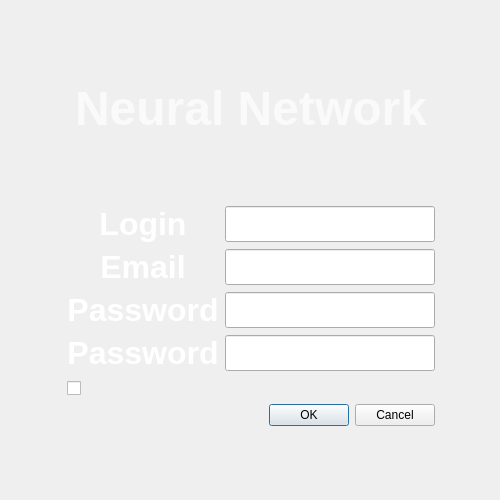
<?xml version="1.0" encoding="UTF-8"?>
<ui version="4.0">
 <class>reg</class>
 <widget class="QWidget" name="reg">
  <property name="geometry">
   <rect>
    <x>0</x>
    <y>0</y>
    <width>500</width>
    <height>500</height>
   </rect>
  </property>
  <property name="windowTitle">
   <string>Registration</string>
  </property>
  <property name="layoutDirection">
   <enum>Qt::LeftToRight</enum>
  </property>
  <property name="autoFillBackground">
   <bool>true</bool>
  </property>
  <widget class="QLabel" name="background">
   <property name="enabled">
    <bool>false</bool>
   </property>
   <property name="geometry">
    <rect>
     <x>0</x>
     <y>-1</y>
     <width>500</width>
     <height>501</height>
    </rect>
   </property>
   <property name="sizePolicy">
    <sizepolicy hsizetype="Preferred" vsizetype="Preferred">
     <horstretch>0</horstretch>
     <verstretch>0</verstretch>
    </sizepolicy>
   </property>
   <property name="layoutDirection">
    <enum>Qt::LeftToRight</enum>
   </property>
   <property name="text">
    <string>&lt;html&gt;&lt;head/&gt;&lt;body&gt;&lt;p&gt;&lt;img src=&quot;:/picture/img/640.jpg&quot;/&gt;&lt;/p&gt;&lt;/body&gt;&lt;/html&gt;</string>
   </property>
  </widget>
  <widget class="QWidget" name="layoutWidget">
   <property name="geometry">
    <rect>
     <x>0</x>
     <y>10</y>
     <width>501</width>
     <height>481</height>
    </rect>
   </property>
   <layout class="QGridLayout" name="gridLayout">
    <item row="8" column="1" colspan="2">
     <widget class="QDialogButtonBox" name="buttonBox">
      <property name="enabled">
       <bool>true</bool>
      </property>
      <property name="font">
       <font>
        <family>MS Shell Dlg 2</family>
        <pointsize>14</pointsize>
        <weight>9</weight>
        <italic>false</italic>
        <bold>false</bold>
       </font>
      </property>
      <property name="cursor">
       <cursorShape>ArrowCursor</cursorShape>
      </property>
      <property name="styleSheet">
       <string notr="true">color: rgb(0, 0, 0);
font: 75 14pt &quot;MS Shell Dlg 2&quot;;</string>
      </property>
      <property name="orientation">
       <enum>Qt::Horizontal</enum>
      </property>
      <property name="standardButtons">
       <set>QDialogButtonBox::Cancel|QDialogButtonBox::Ok</set>
      </property>
      <property name="centerButtons">
       <bool>false</bool>
      </property>
     </widget>
    </item>
    <item row="0" column="1" colspan="2">
     <spacer name="verticalSpacer">
      <property name="orientation">
       <enum>Qt::Vertical</enum>
      </property>
      <property name="sizeHint" stdset="0">
       <size>
        <width>20</width>
        <height>40</height>
       </size>
      </property>
     </spacer>
    </item>
    <item row="1" column="1" colspan="2">
     <widget class="QLabel" name="title_NN">
      <property name="text">
       <string>&lt;html&gt;&lt;head/&gt;&lt;body&gt;&lt;p align=&quot;center&quot;&gt;&lt;span style=&quot; font-size:36pt; font-weight:600; color:#fafafa;&quot;&gt;Neural Network&lt;/span&gt;&lt;/p&gt;&lt;/body&gt;&lt;/html&gt;</string>
      </property>
     </widget>
    </item>
    <item row="9" column="1" colspan="2">
     <spacer name="verticalSpacer_3">
      <property name="orientation">
       <enum>Qt::Vertical</enum>
      </property>
      <property name="sizeHint" stdset="0">
       <size>
        <width>20</width>
        <height>40</height>
       </size>
      </property>
     </spacer>
    </item>
    <item row="7" column="1" colspan="2">
     <widget class="QCheckBox" name="consent">
      <property name="styleSheet">
       <string notr="true">font: 75 10pt &quot;MS Shell Dlg 2&quot;;
color: rgb(239, 239, 239);</string>
      </property>
      <property name="text">
       <string>Даю согласие на обработку персональных данных</string>
      </property>
     </widget>
    </item>
    <item row="4" column="1">
     <widget class="QLabel" name="title_Email">
      <property name="font">
       <font>
        <pointsize>24</pointsize>
       </font>
      </property>
      <property name="text">
       <string>&lt;html&gt;&lt;head/&gt;&lt;body&gt;&lt;p align=&quot;center&quot;&gt;&lt;span style=&quot; font-weight:600; color:#ffffff;&quot;&gt;Email&lt;/span&gt;&lt;/p&gt;&lt;/body&gt;&lt;/html&gt;</string>
      </property>
     </widget>
    </item>
    <item row="4" column="2">
     <widget class="QLineEdit" name="lineEdit_email">
      <property name="font">
       <font>
        <pointsize>18</pointsize>
       </font>
      </property>
     </widget>
    </item>
    <item row="5" column="2">
     <widget class="QLineEdit" name="lineEdit_password">
      <property name="font">
       <font>
        <pointsize>18</pointsize>
       </font>
      </property>
      <property name="inputMethodHints">
       <set>Qt::ImhNone</set>
      </property>
      <property name="inputMask">
       <string/>
      </property>
      <property name="text">
       <string/>
      </property>
     </widget>
    </item>
    <item row="3" column="1">
     <widget class="QLabel" name="title_Log">
      <property name="font">
       <font>
        <pointsize>24</pointsize>
       </font>
      </property>
      <property name="text">
       <string>&lt;html&gt;&lt;head/&gt;&lt;body&gt;&lt;p align=&quot;center&quot;&gt;&lt;span style=&quot; font-size:24pt; font-weight:600; color:#ffffff;&quot;&gt;Login&lt;/span&gt;&lt;/p&gt;&lt;/body&gt;&lt;/html&gt;</string>
      </property>
     </widget>
    </item>
    <item row="6" column="1">
     <widget class="QLabel" name="title_ConPas">
      <property name="text">
       <string>&lt;html&gt;&lt;head/&gt;&lt;body&gt;&lt;p align=&quot;center&quot;&gt;&lt;span style=&quot; font-size:24pt; font-weight:600; color:#ffffff;&quot;&gt;Password&lt;/span&gt;&lt;/p&gt;&lt;/body&gt;&lt;/html&gt;</string>
      </property>
     </widget>
    </item>
    <item row="3" column="2">
     <widget class="QLineEdit" name="lineEdit_login">
      <property name="font">
       <font>
        <pointsize>18</pointsize>
       </font>
      </property>
     </widget>
    </item>
    <item row="6" column="2">
     <widget class="QLineEdit" name="lineEdit_password_2">
      <property name="font">
       <font>
        <pointsize>18</pointsize>
       </font>
      </property>
      <property name="inputMethodHints">
       <set>Qt::ImhNone</set>
      </property>
      <property name="inputMask">
       <string/>
      </property>
      <property name="text">
       <string/>
      </property>
     </widget>
    </item>
    <item row="5" column="1">
     <widget class="QLabel" name="title_Pas">
      <property name="text">
       <string>&lt;html&gt;&lt;head/&gt;&lt;body&gt;&lt;p align=&quot;center&quot;&gt;&lt;span style=&quot; font-size:24pt; font-weight:600; color:#ffffff;&quot;&gt;Password&lt;/span&gt;&lt;/p&gt;&lt;/body&gt;&lt;/html&gt;</string>
      </property>
     </widget>
    </item>
    <item row="2" column="1" colspan="2">
     <spacer name="verticalSpacer_2">
      <property name="orientation">
       <enum>Qt::Vertical</enum>
      </property>
      <property name="sizeHint" stdset="0">
       <size>
        <width>20</width>
        <height>40</height>
       </size>
      </property>
     </spacer>
    </item>
    <item row="0" column="3" rowspan="10">
     <spacer name="horizontalSpacer_2">
      <property name="orientation">
       <enum>Qt::Horizontal</enum>
      </property>
      <property name="sizeHint" stdset="0">
       <size>
        <width>40</width>
        <height>20</height>
       </size>
      </property>
     </spacer>
    </item>
    <item row="0" column="0" rowspan="10">
     <spacer name="horizontalSpacer">
      <property name="orientation">
       <enum>Qt::Horizontal</enum>
      </property>
      <property name="sizeHint" stdset="0">
       <size>
        <width>40</width>
        <height>20</height>
       </size>
      </property>
     </spacer>
    </item>
   </layout>
  </widget>
  <zorder>background</zorder>
  <zorder>lineEdit_login</zorder>
  <zorder>lineEdit_password</zorder>
  <zorder>lineEdit_password_2</zorder>
  <zorder>title_Log</zorder>
  <zorder>title_Email</zorder>
  <zorder>title_NN</zorder>
  <zorder>lineEdit_email</zorder>
  <zorder>consent</zorder>
  <zorder>title_Pas</zorder>
  <zorder>buttonBox</zorder>
  <zorder>title_ConPas</zorder>
  <zorder>layoutWidget</zorder>
 </widget>
 <resources/>
 <connections/>
</ui>
